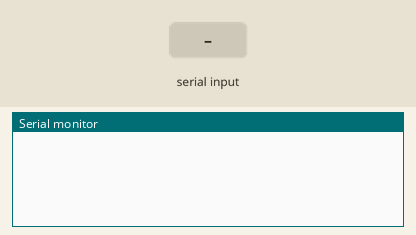
This program was run on a simulated ESP32. On the bench: the last lines printed to the serial monitor. The test bench sets the inputs (shaded band). The modem accepts every AT command (registered, SIM ready, sends succeed) and sends nothing else.

Above: at 1.2 s.
1.3 s: "0" received over the second serial link
At 2.1 s:
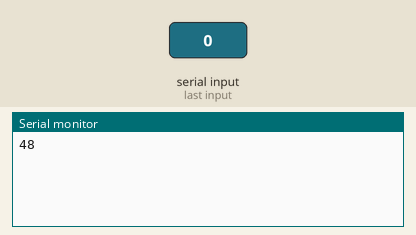
4.1 s: "2" received over the second serial link
At 5.8 s:
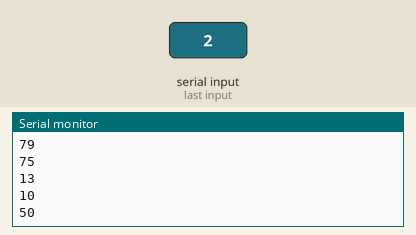
Timing chart, 0 to 7.3 s (numbered marks = the images above; inputs shaded):
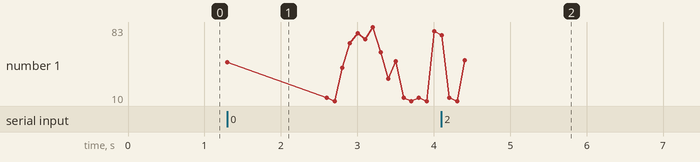

The program:

main.cpp
```cpp
// (licence header left out)
// #include <CAN.h>
// #include <Ticker.h>
// #include <OneWire.h>
// #include <DallasTemperature.h>

// const int LED_PIN = 2;
// const int ONE_WIRE_BUS = 33;
// const int AIN_PIN = 27;

// Ticker tick;
// OneWire oneWire(ONE_WIRE_BUS);
// DallasTemperature temperatureSens(&oneWire);

// struct {
//     int temp;
//     int pressure;
// } sensors

//     void
//     onReceive(int packetSize); // CAN受信時に呼び出される関数(プロトタイプ宣言)

// void setup() {
//     pinMode(LED_PIN, OUTPUT);
//     tick.attach_ms(1000, []() {
//         digitalWrite(LED_PIN, !digitalRead(LED_PIN));
//     });
//     Serial.begin(2000000);
//     temperatureSens.begin();
//     Serial.println("CAN Loger");

//     // start the CAN bus at 500 kbps
//     CAN.setPins(25, 26);
//     if (!CAN.begin(500E3)) {
//         Serial.println("Starting CAN failed!");
//         while (1)
//             ;
//     }
//     // CAN.onReceive(onReceive);
// }

// // CAN受信時に呼び出される関数
// void onReceive(int packetSize) {
//     Serial.print("Received ");

//     Serial.print("filter:");
//     Serial.print(CAN.filter(MODULE_ID)); // フィルター設定

//     if (CAN.packetExtended()) {
//         Serial.print(" extended ");
//     }

//     if (CAN.packetRtr()) {
//         // Remote transmission request, packet contains no data
//         Serial.print("RTR ");
//     }

//     Serial.print("packet with id 0x");
//     Serial.print(CAN.packetId(), HEX);

//     if (CAN.packetRtr()) { // RTRパケットの場合(送信リクエストが来た場合)
//         Serial.print(" and requested length ");
//         Serial.println(CAN.packetDlc());   //送信依頼の来ているデータのバイト数の表示
//         if (CAN.packetId() == MODULE_ID) { //パケットIDが自分のIDに一致した場合
//             Serial.println("Received packet is correct");
//             CAN.beginPacket(0x44); // パケットを送信するためにbeginPacket()を呼び出す
//             CAN.write('H');        //データ(1byte目)
//             CAN.write('E');        //データ(2byte目)
//             CAN.write('L');        //データ(3byte目)
//             CAN.write('L');        //データ(4byte目)
//             CAN.write('O');        //データ(5byte目)
//             CAN.endPacket();       // パケットを送信
//             Serial.println("sent packet");
//         } else {
//             Serial.println("Received packet is incorrect");
//         }
//     } else {
//         Serial.print(" and length ");
//         Serial.println(packetSize);

//         // only print packet data for non-RTR packets
//         while (CAN.available()) {
//             Serial.print((char)CAN.read());
//         }
//         Serial.println();
//     }

//     Serial.println();
// }

// void loop() {
//     int packetSize = CAN.parsePacket(); //パケットサイズの確認
//     sensors.requestTemperatures();

//     if (packetSize) {          // CANバスからデータを受信したら
//         onReceive(packetSize); //受信時に呼び出される関数を呼び出す
//     }
//     Serial.print("Temperature: ");
//     Serial.println();
// }

#include "Arduino.h"

// HardwareSerial Serial1(2);

char data = 0;
void setup() {
    Serial.begin(115200);
    Serial1.begin(115200, SERIAL_8N1, 12, 13);
}

void loop() {
    data ++;
    Serial1.write(data);
    delay(100);
    if (Serial1.available()) {
        Serial.println(Serial1.read());
    }
}
```

Measured:
- after the input at 1.3 s, the serial monitor: prints a new line at once (image 1)
- after the input at 4.1 s, the serial monitor: prints a new line after 0.31 s (image 2)
- plotted number 1: 79 → 50 after the input at 4.1 s
